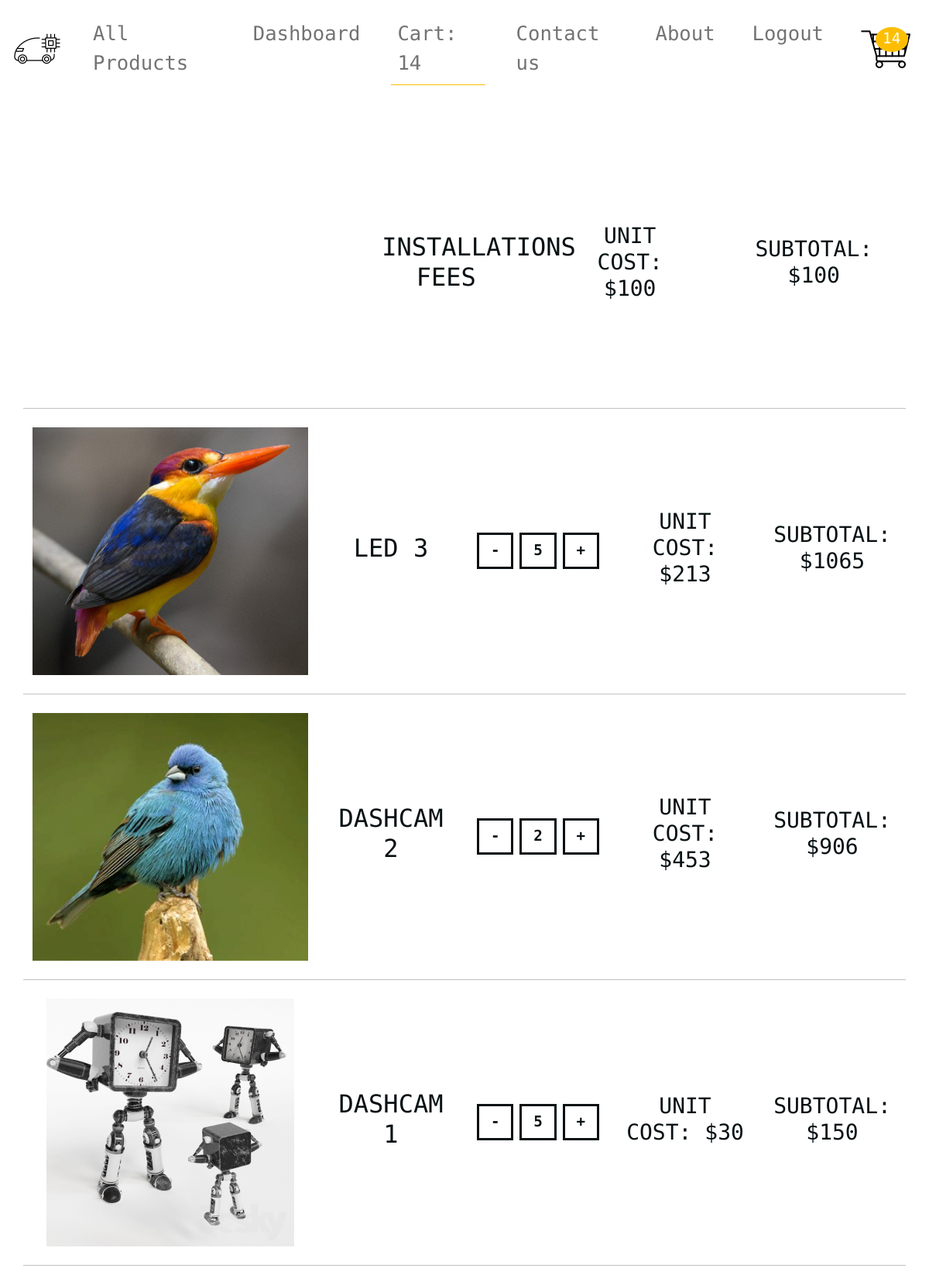
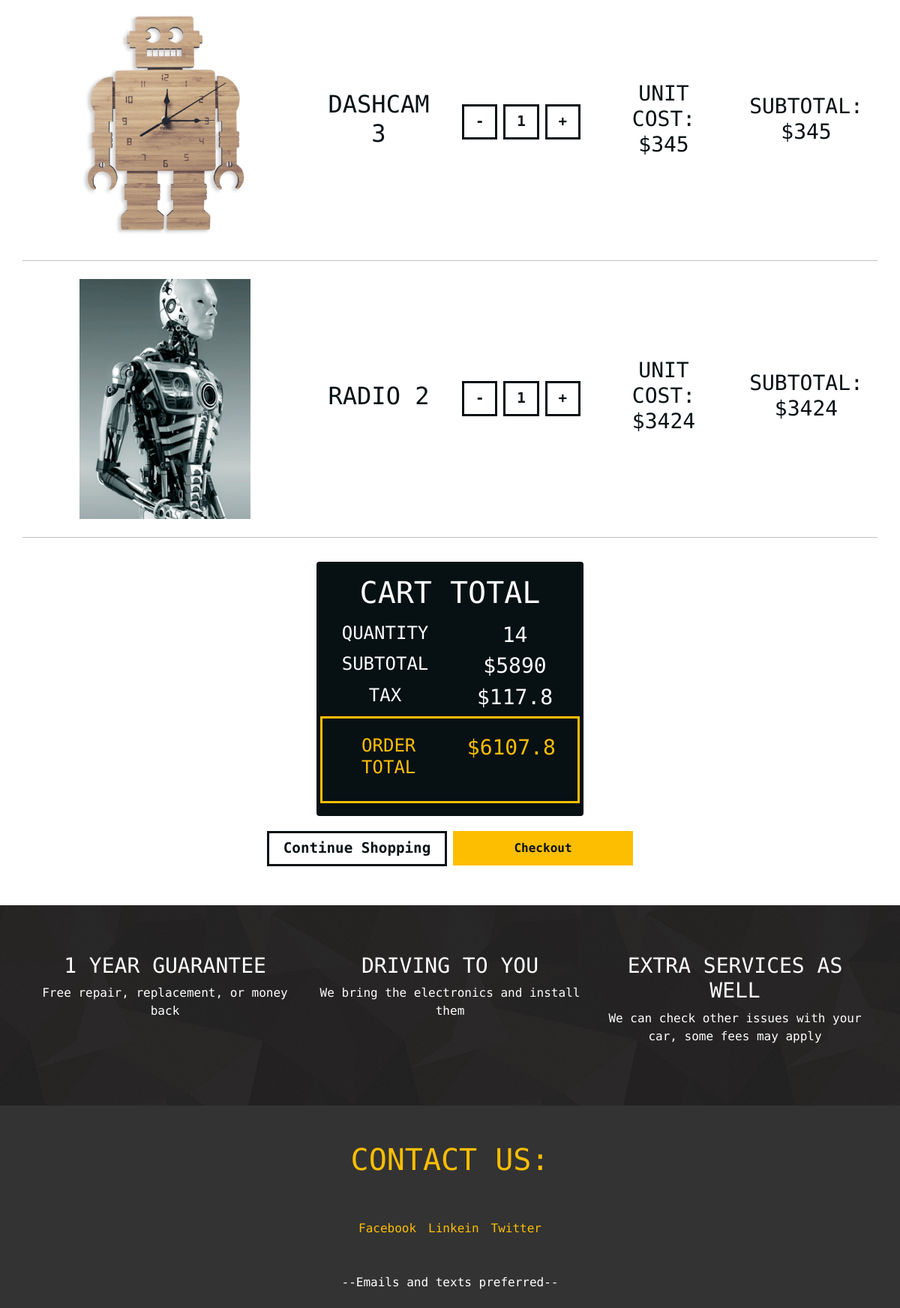
Screenshot of /cart/ (signed in, upper part) with the database file from the repository (2 pictures, top to bottom).
### cart/models.py (models this page shows, shortened)
class CartItem(models.Model):
    user = models.ForeignKey(Account, on_delete=models.CASCADE, null=True)
    product = models.ForeignKey(Product, on_delete=models.CASCADE)
    cart = models.ForeignKey(Cart, on_delete=models.CASCADE, null=True)
    quantity = models.IntegerField()
    is_active = models.BooleanField(default=True)
    def sub_total(self):
        return self.product.price * self.quantity

### store/models.py (models this page shows, shortened)
class Product(models.Model):
    product_name = models.CharField(max_length=200, unique=True)
    slug = models.SlugField(max_length=200, unique=True)
    description = models.TextField(max_length=1000, blank=True)
    price = models.IntegerField()
    images = models.ImageField(upload_to='photos/products')
    stock = models.IntegerField()
    is_available = models.BooleanField(default=True)
    category = models.ForeignKey(Category, on_delete=models.CASCADE)
    create_date = models.DateTimeField(auto_now_add=True)
    modified_date = models.DateTimeField(auto_now=True)

### cart/views.py (the view)
# urls.py: path('', views.cart, name='cart'),
def cart(request, total=0, quantity=0, cart_items=None):
    my_fee = ServiceFee.objects.first()
    try:
        tax = 0
        grand_total = 0
        if request.user.is_authenticated:
            cart_items = CartItem.objects.filter(user=request.user, is_active=True)
        else:
            cart = Cart.objects.get(cart_id=_cart_id(request))
            cart_items = CartItem.objects.filter(cart=cart, is_active=True)
        for cart_item in cart_items:
            total += (cart_item.product.price * cart_item.quantity)
            quantity += cart_item.quantity
        tax = (2 * total)/100
        grand_total = total + tax + my_fee.mobile_fee
    except ObjectDoesNotExist:
        pass
    context = {
        'total': total,
        'quantity': quantity,
        'cart_items': cart_items,
        'tax': tax,
        'grand_total': grand_total,
        'my_fee': my_fee.mobile_fee,
    }
    return render(request, 'cart/cart.html', context=context)

### cart/context_processors.py (called while the page is built)
def counter(request):
    cart_count = 0
    if 'admin' in request.path:
        return {}
    else:
        try:
            cart = Cart.objects.filter(cart_id=_cart_id(request))
            if request.user.is_authenticated:
                cart_items = CartItem.objects.all().filter(user=request.user)
            else:
                cart_items = CartItem.objects.all().filter(cart=cart[:1])
            for cart_item in cart_items:
                cart_count += cart_item.quantity
        except Cart.DoesNotExist:
            cart_count = 0
    return dict(cart_count=cart_count)

### cart/views.py (called while the page is built)
def _cart_id(request):
    cart = request.session.session_key
    if not cart:
        cart = request.session.create()
    return cart

### category/context_processors.py (called while the page is built)
def menu_links(request):
    links = Category.objects.all()
    return dict(links=links)

### templates/cart/cart.html (shortened to what this page needs)
{% extends 'base/base.html' %}
{% load static %}
{% block content %}
<section class="totals pt-5 mb-5">
    <div class="container">
        <div class="row text-center ">
            <div class="col text-center text-uppercase ">
                <div class="row align-items-center">
                       <div class="col-10 mx-auto col-md-4 m-2">
                    <img class="img-fluid product-image" src="{{ item.product.images.url }}"/>
                </div>
                <div class="col-10 mx-auto col-md-2 m-2">
                    <h2>Installations Fees</h2>
                </div>
                <div class="col-10 mx-auto col-md-2 m-2">
                    <h3>Unit cost: ${{ my_fee }}</h3>
                </div>
                <div class="col-10 mx-auto col-md-2 m-2">
                    <h3>Subtotal: ${{ my_fee }}</h3>
                </div>
                <hr class="mt-3">
                 {% for item in cart_items %}
                <div class="col-10 mx-auto col-md-4 m-2">
                    <img class="img-fluid product-image" src="{{ item.product.images.url }}"/>
                </div>
                <div class="col-10 mx-auto col-md-2 m-2">
                    <h2>{{ item.product.product_name }}</h2>
                </div>
                <div class="col-10 mx-auto col-md-2 ">
                    <div class="d-flex justify-content-center align-items-center">
                        <a class="btn btn-black mx-1" href="{% url 'reduce_cart' item.product.id  item.id %}">-</a>
                        <span class="btn btn-black mx-1">{{ item.quantity }}</span>
                        <a class="btn btn-black mx-1" href="{% url 'add_to_cart' item.product.id %}">+</a>
                    </div>
                </div>
                <div class="col-10 mx-auto col-md-2 m-2">
                    <h3>Unit cost: ${{ item.product.price }}</h3>
                </div>
                <div class="col-10 mx-auto col-md-2 m-2">
                    <h3>Subtotal: ${{ item.sub_total }}</h3>
                </div>
                <hr class="mt-3">
                {% endfor %}
                </div>
                <div class="row">
                    <div class="col-12 mx-auto my-3 col-sm-12 col-md-6 col-lg-4">
                        <div class="card card-body cart-total text-uppercase">
                            <div class="card-title text-white">
                                <h1>cart total</h1>
                            </div>
                            <div class="row text-white">
                                <div class="col-6"><h4>Quantity</h4></div>
                                <div class="col-6"><h3>{{quantity}}</h3></div>
                            </div>
                            <div class="row text-white">
                                <div class="col-6"><h4>subtotal</h4></div>
                                <div class="col-6"><h3>${{total}}</h3></div>
                            </div>
                            <div class="row text-white">
                                <div class="col-6"><h4>tax</h4></div>
                                <div class="col-6"><h3>${{tax}}</h3></div>
                            </div>
                            <div class="row row-total">
                                <div class="col-6  my-3"><h4>Order total</h4></div>
                                <div class="col-6  my-3"><h3>${{grand_total}}</h3></div>
                            </div>
                        </div>
                    </div>
                </div>
                  <div class="row">
                    <div class="col col-sm-6 mx-auto d-flex justify-content-center flex-wrap">
                        <a href="{% url 'store' %}"><button type="button" class="btn btn-black m-1">continue shopping</button></a>
                         <a href="{% url 'checkout' %}"><button type="button" class="btn btn-yellow m-1 p-2">Checkout</button></a>
                    </div>
                </div>
            </div>
        </div>
    </div>
</section>
{% endblock %}

### static/css/main.css (style rules this page uses)
:root { --mainYellow: #fdbe02; --mainWhite: #fff; --mainBlack: #071013; --mainGrey: #9b9999; --TransGrey: rgba(0, 0, 0, 0.1); }
body { color: var(--mainBlack); background: var(--mainWhite); font-family: 'Roboto Mono', monospace; }
.btn-yellow { background: var(--mainYellow); text-transform: capitalize: font-size: 1.2rem; color: var(--mainBlack); border-radius: 0 !important; border: 0.2rem solid var(--mainYellow); font-weight: 900; width: 15rem; }
.btn-black { background: transparent; text-transform: capitalize; font-size: 1.2rem; font-weight: 900; color: var(--mainBlack); border-radius: 0 !important; border: 0.2rem solid var(--mainBlack); width: 15rem }
a { text-decoration: none; }
.product-image { height: 20rem; object-fit: cover; display: block; margin: 0 auto; }
.row-total { border: 0.2rem solid var(--mainYellow); padding: 0.4rem; color: var(--mainYellow); }
.cart-total { background: var(--mainBlack); }

### rows the page displays
CartItem: product.images (picture), product.product_name "LED 3", quantity "5", product.price "213", sub_total "1065"
CartItem: product.images (picture), product.product_name "DASHCAM 2", quantity "2", product.price "453", sub_total "906"
CartItem: product.images (picture), product.product_name "DASHCAM 1", quantity "5", product.price "30", sub_total "150"
CartItem: product.images (picture), product.product_name "DASHCAM 3", quantity "1", product.price "345", sub_total "345"
CartItem: product.images (picture), product.product_name "RADIO 2", quantity "1", product.price "3424", sub_total "3424"

### other values shown
{{ cart_count }} "14"
{{ my_fee }} "100"
{{ quantity }} "14"
{{ total }} "5890"
{{ tax }} "117.8"
{{ grand_total }} "6107.8"
